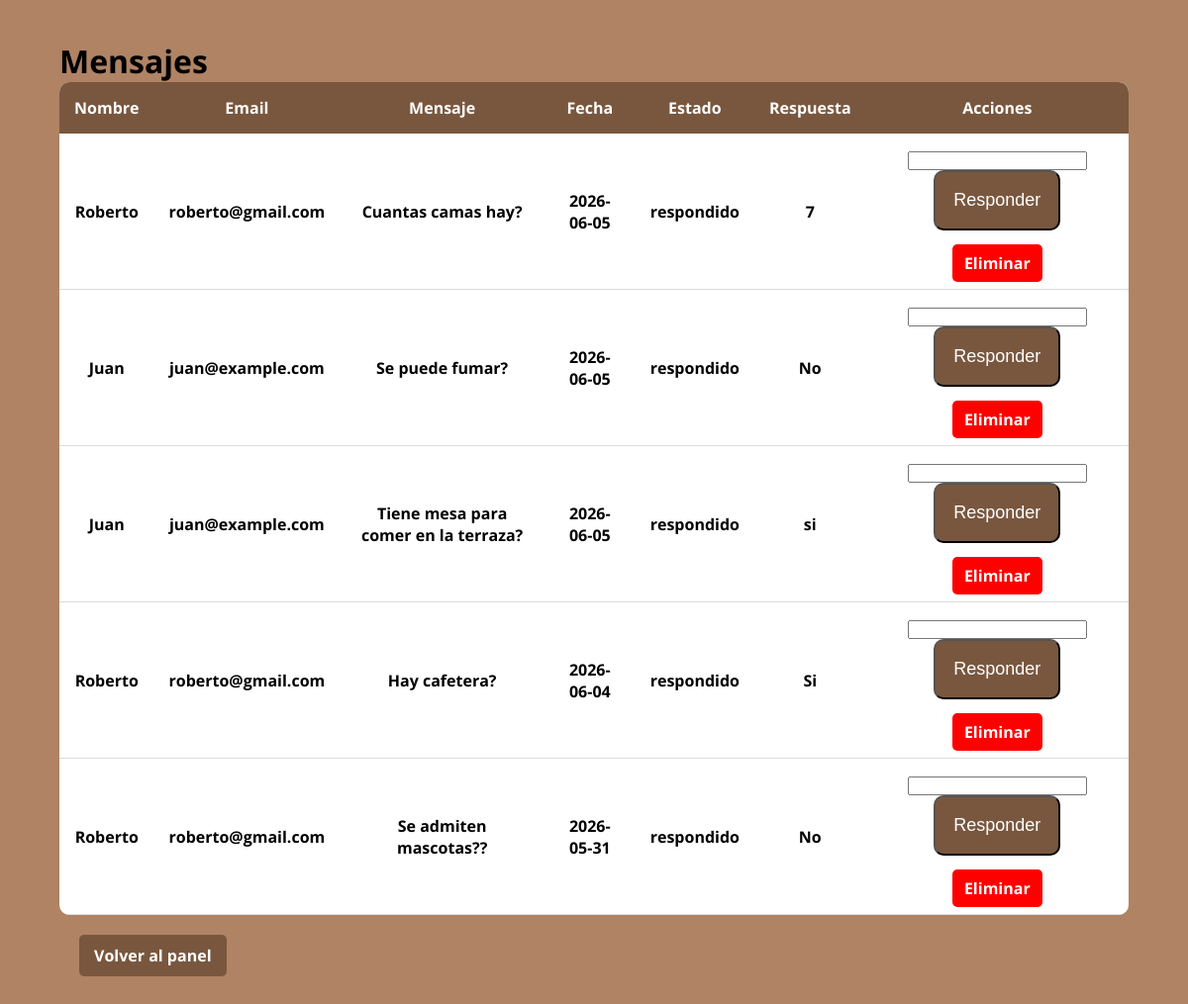
The app's page /CasaConsuelo-AntonioMontalbo/view/mensajes_view.php (signed in) with its own data.
### tables this page shows
CREATE TABLE `contacto` (
  `id` int(11) NOT NULL,
  `nombre` varchar(100) DEFAULT NULL,
  `email` varchar(100) DEFAULT NULL,
  `mensaje` text DEFAULT NULL,
  `respuesta` varchar(255) NOT NULL,
  `estado` varchar(50) NOT NULL,
  `fecha` date DEFAULT NULL,
  `id_usuario` int(11) DEFAULT NULL
);

### CasaConsuelo-AntonioMontalbo/model/contacto_model.php (called while the page is built, shortened)
<?php
class Contacto{
    private $conexion;
    public function __construct($conexion){
        $this->conexion = $conexion;
    }
    public function obtenerMensajes(){
        $sql = "SELECT * FROM contacto ORDER BY id DESC";
        $resultado = mysqli_query($this->conexion,$sql);
        $mensajes = array();
        while($fila = mysqli_fetch_assoc($resultado)){
            $mensajes[] = $fila;
        }
        return $mensajes;
    }
}
?>

### CasaConsuelo-AntonioMontalbo/view/mensajes_view.php (the view, shortened to what this page needs)
<?php
include("../php/conexion.php");
include("../model/contacto_model.php");
$contacto = new Contacto($conexion);
$mensajes = $contacto->obtenerMensajes();
?>
<!DOCTYPE html>
<html lang="es">
<head>
    <link rel="stylesheet" href="../estilos.css">
    <link rel="stylesheet" href="../responsive.css"  media="screen and (max-width: 768px)">
</head>
<body>
    <div class="contenedor-admin">
        <h1>Mensajes</h1>
        <table class="tabla-admin">
            <tr>
                <th>Nombre</th>
                <th>Email</th>
                <th>Mensaje</th>
                <th>Fecha</th>
                <th>Estado</th>
                <th>Respuesta</th>
                <th>Acciones</th>
            </tr>
            <?php foreach($mensajes as $fila) { ?>
            <tr>
                <td><?php echo $fila["nombre"]; ?></td>
                <td><?php echo $fila["email"]; ?></td>
                <td><?php echo $fila["mensaje"]; ?></td>
                <td><?php echo $fila["fecha"]; ?></td>
                <td><?php echo $fila["estado"]; ?></td>
                <td><?php echo $fila["respuesta"]; ?></td>
                <td>
                    <form action="../controller/admin_controller.php" method="POST">
                        <input type="text" name="respuesta">
                        <button type="submit" name="responder_mensaje" class="boton-panel">Responder</button>
                    </form>
                    <br>
                    <a href="../controller/admin_controller.php?eliminar_mensaje=<?php echo $fila["id"]; ?>" class="boton-eliminar">Eliminar</a>
                </td>
            </tr>
            <?php } ?>
        </table>
        <a href="panel_view.php" class="volver-panel">Volver al panel</a>
    </div>
</body>
</html>

### CasaConsuelo-AntonioMontalbo/estilos.css (style rules this page uses)
* { margin: 0; padding: 0; box-sizing: border-box; }
body { font-family: "Open Sans", sans-serif; background-color: #af8364; display: grid; grid-template-areas: "header" "main" "footer"; }
.boton-panel { background-color: #79573e; color: white; padding: 18px; border-radius: 10px; text-decoration: none; font-size: 18px; transition: 0.3s; }
.contenedor-admin { width: 90%; margin: 40px auto; }
.tabla-admin { width: 100%; border-collapse: collapse; background-color: white; border-radius: 10px; overflow: hidden; }
.tabla-admin th { background-color: #79573e; color: white; padding: 15px; }
.tabla-admin td { padding: 15px; text-align: center; border-bottom: 1px solid #ddd; }
.boton-eliminar { background-color: red; color: white; padding: 8px 12px; border-radius: 5px; text-decoration: none; }
.volver-panel { display: inline-block; margin: 20px; background-color: #79573e; color: white; padding: 10px 15px; border-radius: 5px; text-decoration: none; }

### records on screen
contacto: nombre "Roberto", email "roberto@gmail.com", mensaje "Cuantas camas hay?", fecha "2026-06-05", estado "respondido", respuesta "7"
contacto: nombre "Juan", email "juan@example.com", mensaje "Se puede fumar?", fecha "2026-06-05", estado "respondido", respuesta "No"
contacto: nombre "Juan", email "juan@example.com", mensaje "Tiene mesa para comer en la terraza?", fecha "2026-06-05", estado "respondido", respuesta "si"
contacto: nombre "Roberto", email "roberto@gmail.com", mensaje "Hay cafetera?", fecha "2026-06-04", estado "respondido", respuesta "Si"
contacto: nombre "Roberto", email "roberto@gmail.com", mensaje "Se admiten mascotas??", fecha "2026-05-31", estado "respondido", respuesta "No"
